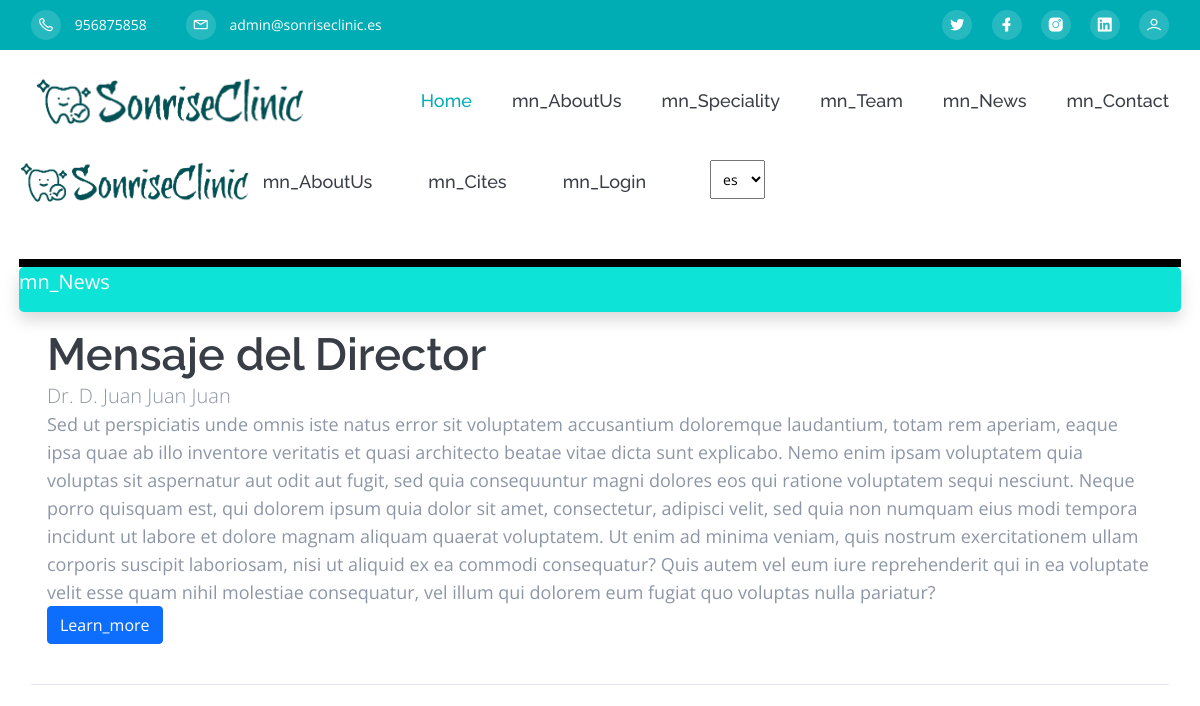
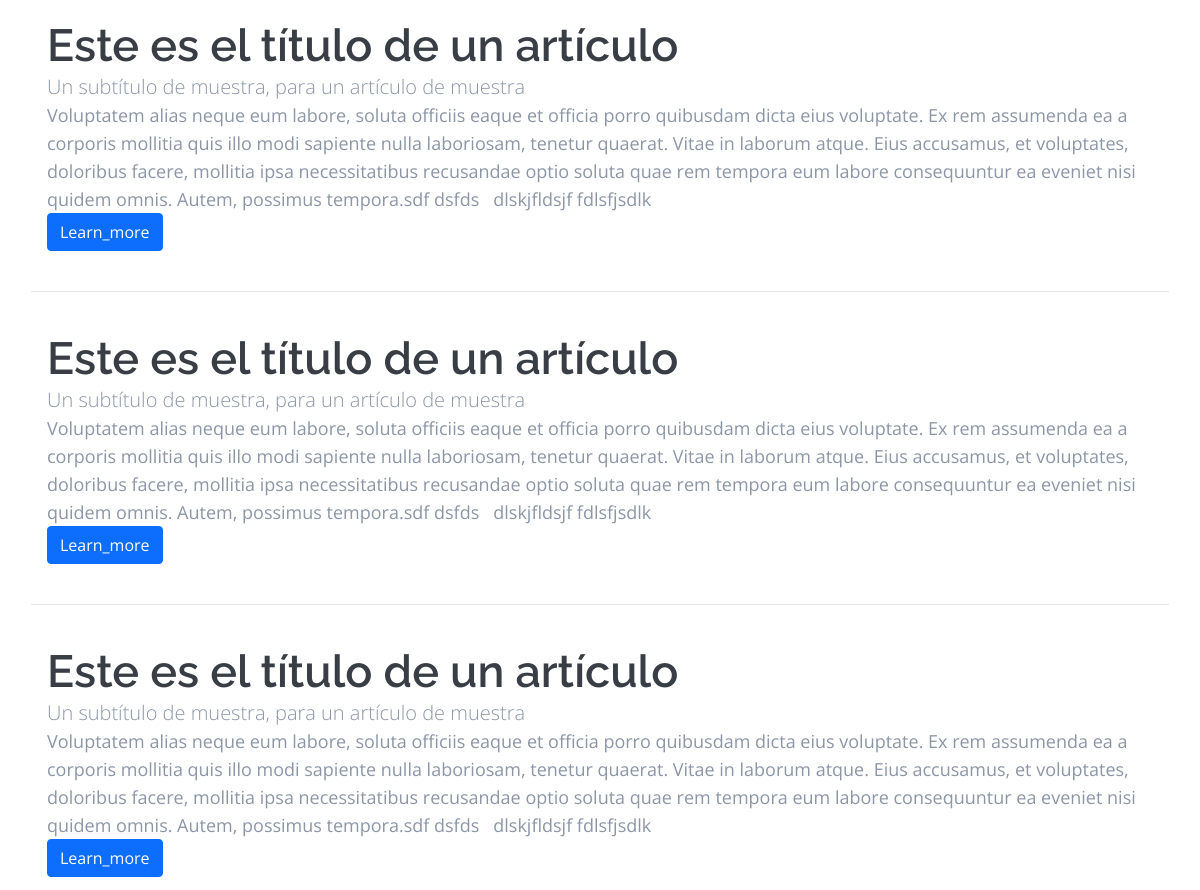
Before: /news.php (upper part) with the older database file (2 pictures, top to bottom).
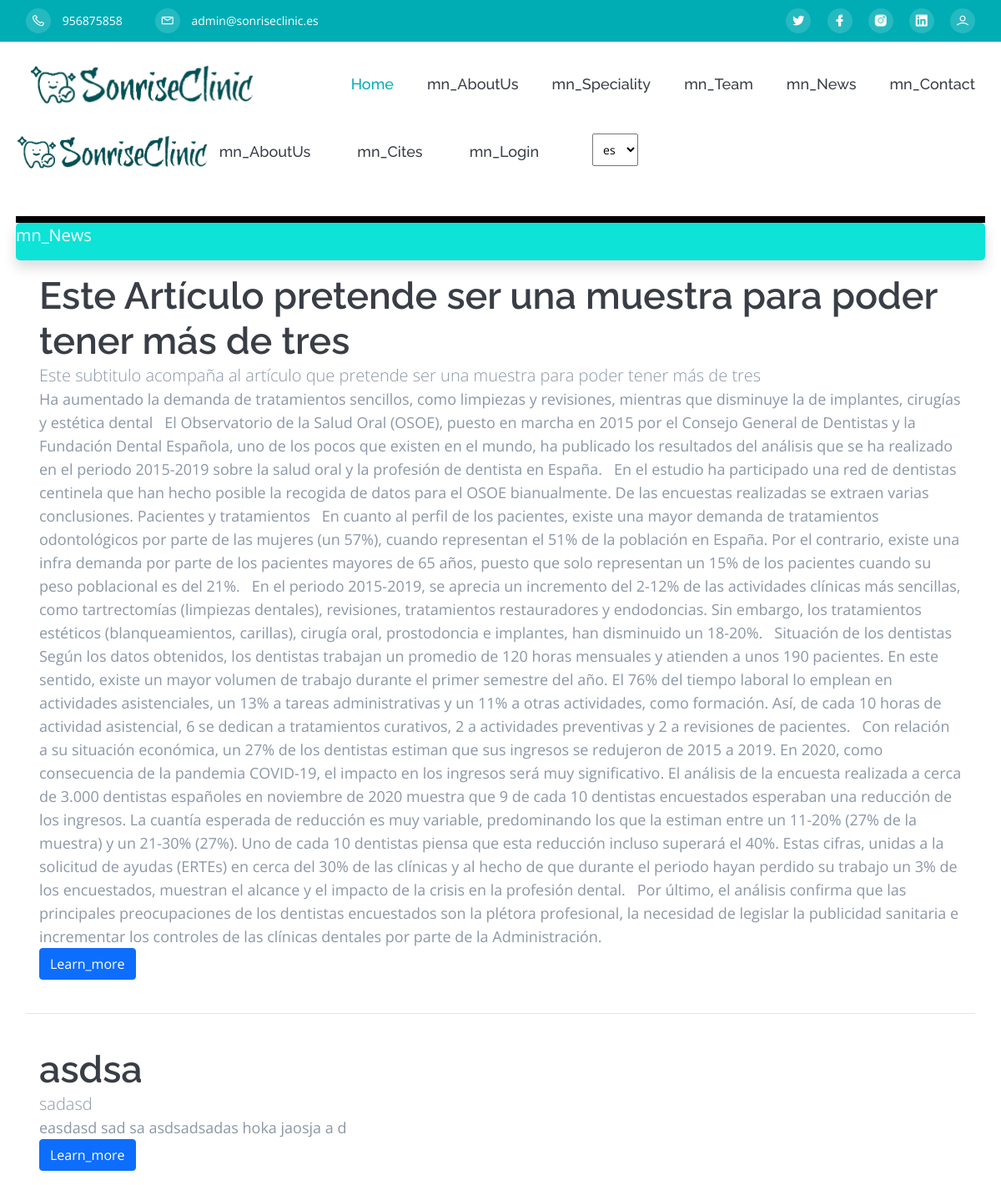
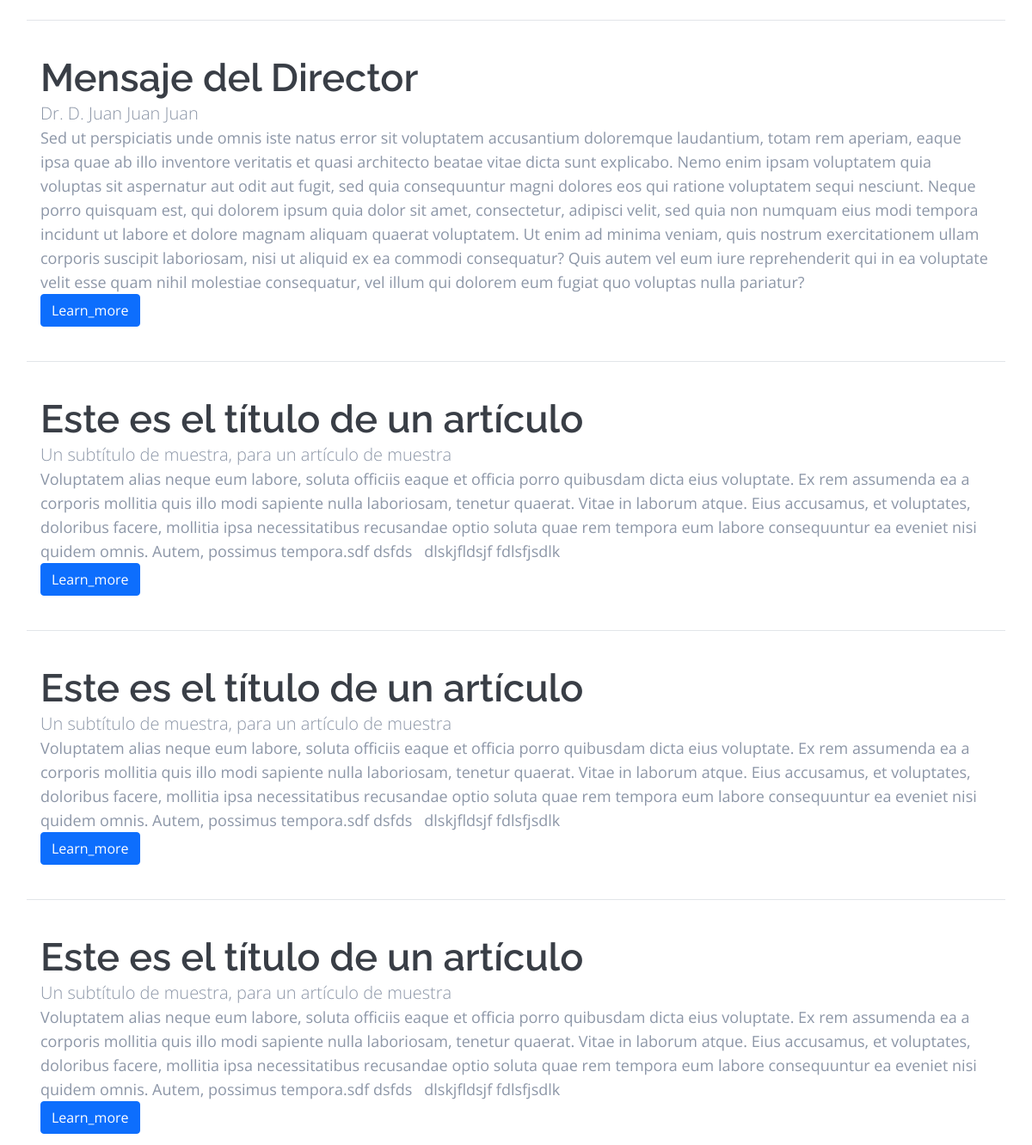
After: the same page with the newer database file (2 pictures, top to bottom).
### tables this page shows
CREATE TABLE `settings` (
  `id` int(9) NOT NULL,
  `type` varchar(10) NOT NULL,
  `label` varchar(25) NOT NULL,
  `value` varchar(400) NOT NULL
);

CREATE TABLE `articles` (
  `id` int(9) NOT NULL,
  `category` int(9) NOT NULL,
  `title` varchar(255) NOT NULL,
  `subtitle` varchar(255) NOT NULL,
  `text` text NOT NULL,
  `image` varchar(255) DEFAULT NULL,
  `date_created` datetime NOT NULL DEFAULT current_timestamp(),
  `date_published` datetime DEFAULT NULL,
  `date_modifiqued` datetime DEFAULT NULL,
  `enabled` tinyint(1) NOT NULL,
  `author` int(11) NOT NULL
);

### includes/class.data.php (called while the page is built, shortened)
<?php
class DataBase
{
    var $connection;
    public function __construct()
    {
        if (DB_PASS == NULL)
            $this->connection = mysqli_connect(DB_SERVER, DB_USER, DB_NAME);
        else
            $this->connection = mysqli_connect(DB_SERVER, DB_USER, DB_PASS, DB_NAME);
        return true;
    }
    public function send($sql, $type = 'ARRAY')
    {
        $result = mysqli_query($this->connection, $sql) or die(mysqli_error($this->connection));
        $return = array();
        if ($type == 'ARRAY')
            while (($return[] = mysqli_fetch_array($result))) {
            }
        else {
            while (($return[] = mysqli_fetch_assoc($result))) {
            }
        }
        if (count($return) > 1)
            unset($return[count($return) - 1]);
        else
            $return = FALSE;
        return $return;
    }
}

### includes/functions.php (called while the page is built, shortened)
<?php
function __($str, $lang = null)
{
	return $str;
}

### News/articles.php (the view, shortened to what the changed rows need)
<div class="container " style="border-top: 8px solid white">
  <?php
    $num_articles =$db->send("SELECT Count(*) FROM articles");
    $num_articles = $num_articles[0][0];
    $truncate = 0;
    $recordset = $db->send("SELECT * FROM articles WHERE enabled = 1 ORDER BY date_created DESC LIMIT 0, $num_articles");
  ?>
  <div class="row" style="border-top: 8px solid black">
    <nav class="navbar navbar-expand-lg shadow navbar-dark" style="padding-top: 0; background-color:#0ee3d8">
    </nav>
  </div>
  <?php
    $cont=0;
    foreach ($recordset as $article): ?>
  <?php if($cont>0) echo "<hr class='my-4'>";?>
  <div class="container-fluid px-3 py-3" style="background-color: white">
    <h2><?=$article['title']?></h2>
    <p class="lead"><?=$article['subtitle']?></p>
    <?php
        $texto = strip_tags($article['text']);
        ?>
    <p<?=$truncate!=0 ? " class='d-inline-block text-truncate' style='max-width: 100%;'" : "" ?>><?=$texto?></p>
      <a class="btn btn-primary btn-md" href="article.php?id=<?=$article['id']?>"
        role="button"><?=__('Learn_more', $lang)?></a>
  </div>
  <?php
    $cont++;
    endforeach;?>
</div>

### sections/header.php (shortened to what the changed rows need)
<header id="home" class="header">
  <div class="header-wrapper">
    <div class="header-top theme-bg">
      <div class="container">
        <div class="row">
          <div class="col-md-4">
            <div class="header-top-right d-none d-md-block">
              <ul>
                <?php
                $db = new DataBase();
                $social = $db->send("SELECT * FROM settings WHERE type = 'social' AND value<>'';");
                if (!empty($social)) :
                  foreach ($social as $key) : ?>
                    <li class="nav-item">
                      <a href="<?= $key['value'] ?>">
                        <i class="<?= $key['label'] ?>"></i>
                      </a>
                    </li>
                <?php endforeach;
                endif;
                ?>
              </ul>
            </div>
          </div>
        </div>
      </div>
    </div>
  </div>
</header>

Changed rows visible on the page:
added articles: title "Este Artículo pretende ser una muestra para poder tener más de tres", subtitle "Este subtitulo acompaña al artículo que pretende ser una muestra para poder tener más de tres", text "Ha aumentado la demanda de tratamientos sencillos, como limpiezas y revisiones, mientras que disminuye la de implantes, cirugías y estética dental El Observatorio de la Salud Oral (OSOE), puesto en marcha en 2015 por el Consejo General de Dentistas y la Fundación Dental Española, uno de los pocos que existen en el mundo, ha publicado los resultados del análisis que se ha realizado en el periodo 2015-2019 sobre la salud oral y la profesión de dentista en España. En el estudio ha participado una red de dentistas centinela que han hecho posible la recogida de datos para el OSOE bianualmente. De las encuestas realizadas se extraen varias conclusiones. Pacientes y tratamientos En cuanto al…"
now on this page (row edited): articles: title "asdsa", subtitle "sadasd", text "easdasd sad sa asdsadsadas hoka jaosja a d"
